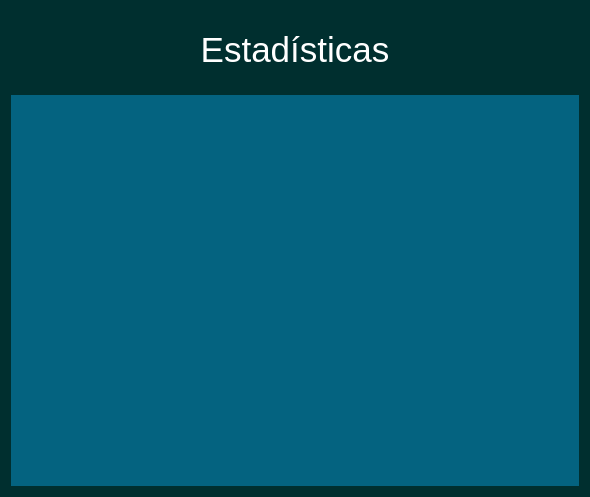
<?xml version="1.0" encoding="UTF-8"?>
<ui version="4.0">
 <class>MainWidget</class>
 <widget class="QWidget" name="MainWidget">
  <property name="geometry">
   <rect>
    <x>0</x>
    <y>0</y>
    <width>590</width>
    <height>497</height>
   </rect>
  </property>
  <property name="windowTitle">
   <string>Estadísticas</string>
  </property>
  <property name="styleSheet">
   <string notr="true">#MainWidget{
background-color: rgb(0, 47, 47);
}

#titulo{
color: white;
}

#verticalWidget{
background-color: rgb(4, 99, 128);
}</string>
  </property>
  <layout class="QVBoxLayout" name="verticalLayout" stretch="1,5">
   <item>
    <widget class="QLabel" name="titulo">
     <property name="font">
      <font>
       <pointsize>26</pointsize>
      </font>
     </property>
     <property name="text">
      <string>Estadísticas</string>
     </property>
     <property name="alignment">
      <set>Qt::AlignCenter</set>
     </property>
    </widget>
   </item>
   <item>
    <widget class="QWidget" name="verticalWidget" native="true">
     <property name="styleSheet">
      <string notr="true">QLabel{
background-color: rgb(225, 218, 162);
}</string>
     </property>
     <layout class="QVBoxLayout" name="verticalLayout_2">
      <property name="leftMargin">
       <number>20</number>
      </property>
      <property name="topMargin">
       <number>12</number>
      </property>
      <property name="rightMargin">
       <number>20</number>
      </property>
      <property name="bottomMargin">
       <number>12</number>
      </property>
     </layout>
    </widget>
   </item>
  </layout>
 </widget>
 <resources/>
 <connections/>
</ui>
